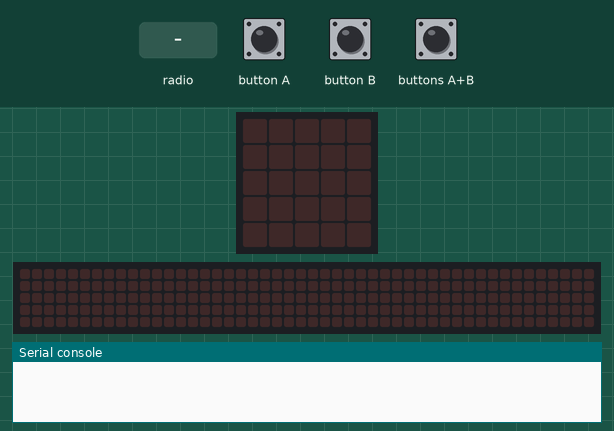
The program below on a simulated BBC micro:bit (MakeCode). Shown: the board's 5×5 LED display, a strip that is not on the board, showing the scrolling text unrolled, the last lines printed to the serial console. Inputs (shaded band) come from the test bench. No radio messages arrive unless stated (any console line starting 'radio sent:' is added by the test bench); the 48×5 strip is a reading aid, not a part: it shows the text the display is scrolling, unrolled, one strip-width of it at a time.

Above: at 1.2 s.
1.3 s: button A pressed for 0.15 s
At 1.8 s:
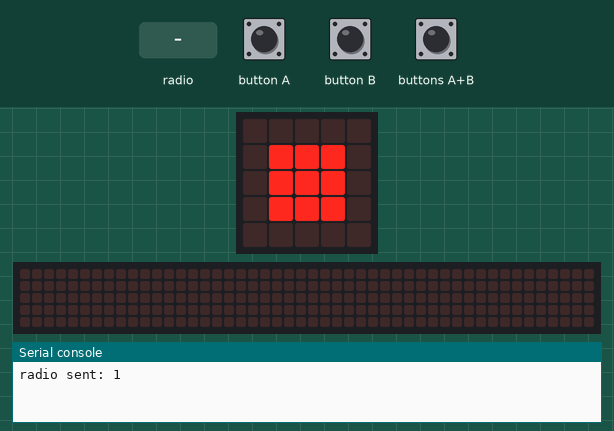
3.4 s: button B pressed for 0.15 s
At 3.9 s:
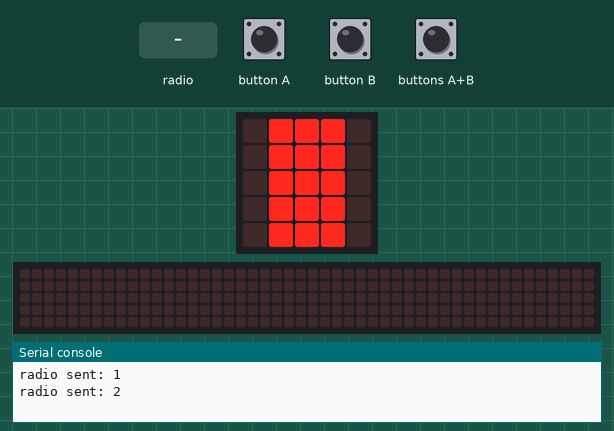
5.5 s: buttons A+B pressed for 0.15 s
At 6.0 s:
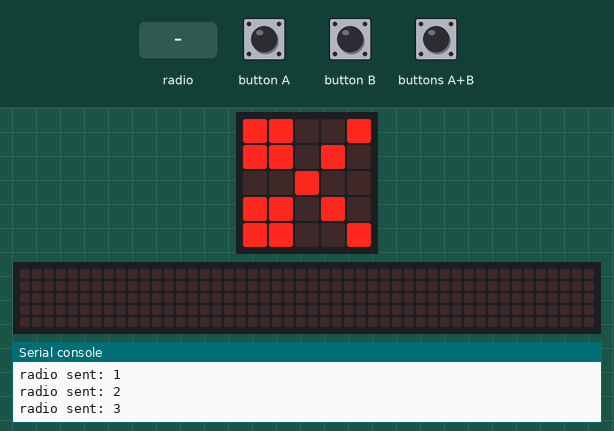
7.6 s: radio message "1" arrives
At 14.9 s:
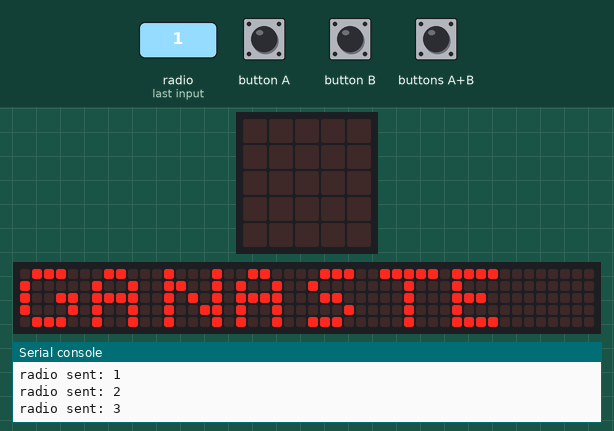
Timing chart, 0 to 16.4 s (numbered marks = the images above; inputs shaded):
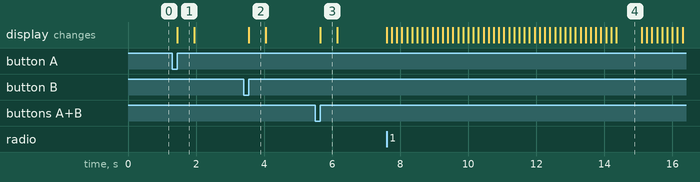

Measured:
- after the input at 1.3 s, the display: changes after 0.15 s (image 1)
- after the input at 3.4 s, the display: changes after 0.15 s (image 2)
- after the input at 5.5 s, the display: changes after 0.15 s (image 3)
- after the input at 7.6 s, the display: changes at once (image 4)
- what the display in image 1 shows lasts 0.5 s, from 1.5 s to 2.0 s
- what the display in image 4 shows lasts 0.7 s, from 14.4 s to 15.1 s

The program:

main.ts
```typescript
radio.onReceivedNumber(function (receivedNumber) {
    if (receivedNumber == 1) {
        if (Mi_jugada == 1) {
            basic.showString("EMPATE :O")
        }
        if (Mi_jugada == 2) {
            basic.showString("PERDISTE :(")
        }
        if (Mi_jugada == 3) {
            basic.showString("GANASTE :D")
        }
    }
    if (receivedNumber == 2) {
        if (Mi_jugada == 2) {
            basic.showString("EMPATE :O")
        }
        if (Mi_jugada == 3) {
            basic.showString("PERDISTE :(")
        }
        if (Mi_jugada == 1) {
            basic.showString("GANASTE :D")
        }
    }
    if (receivedNumber == 3) {
        if (Mi_jugada == 1) {
            basic.showString("PERDISTE :(")
        }
        if (Mi_jugada == 2) {
            basic.showString("GANASTE :D")
        }
        if (Mi_jugada == 3) {
            basic.showString("EMPATE :O")
        }
    }
})
input.onButtonPressed(Button.A, function () {
    Mi_jugada = 1
    radio.sendNumber(1)
    basic.showLeds(`
        . . . . .
        . # # # .
        . # # # .
        . # # # .
        . . . . .
        `)
    basic.pause(100)
    basic.clearScreen()
})
input.onButtonPressed(Button.AB, function () {
    Mi_jugada = 3
    radio.sendNumber(3)
    basic.showLeds(`
        # # . . #
        # # . # .
        . . # . .
        # # . # .
        # # . . #
        `)
    basic.pause(100)
    basic.clearScreen()
})
input.onButtonPressed(Button.B, function () {
    Mi_jugada = 2
    radio.sendNumber(2)
    basic.showLeds(`
        . # # # .
        . # # # .
        . # # # .
        . # # # .
        . # # # .
        `)
    basic.pause(100)
    basic.clearScreen()
})
let Mi_jugada = 0
radio.setGroup(19)
```

test.ts
```typescript
// aquí va el archivo "tests"; esto no se compilará cuando este paquete se utilice como una extensión.
```
